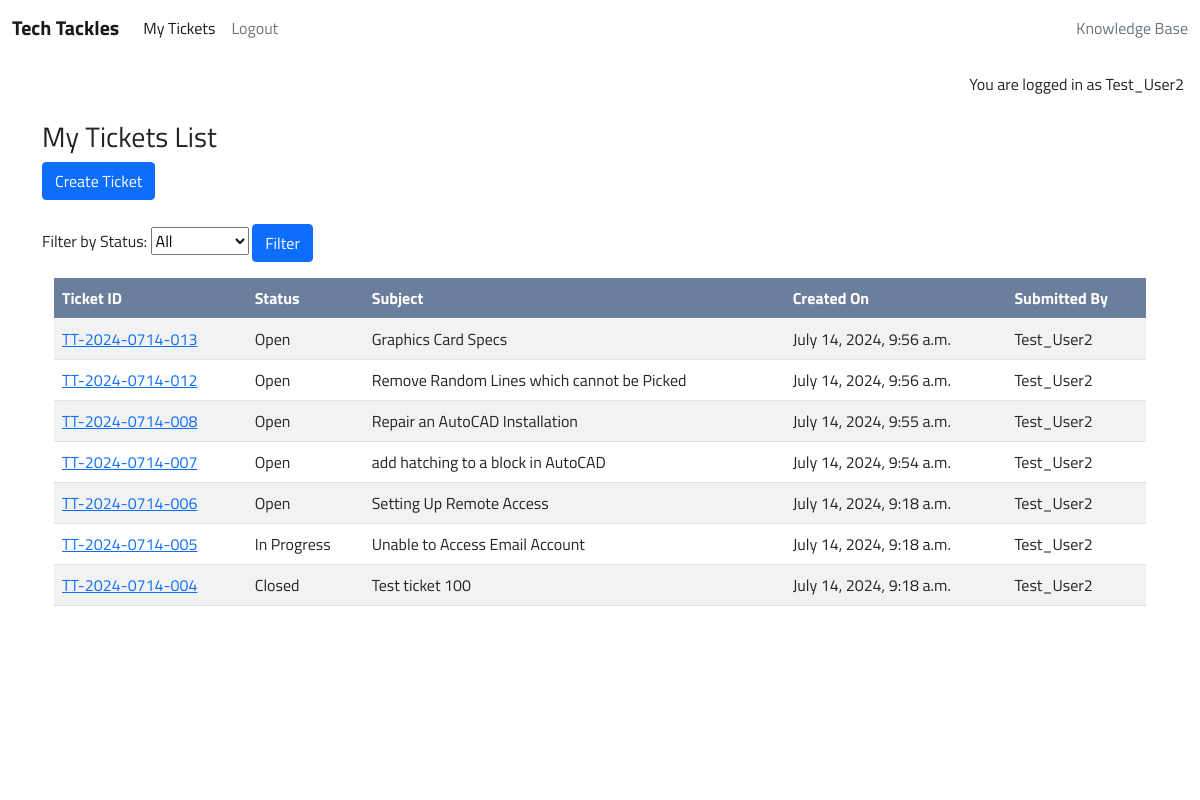
/ (signed in), run on an earlier commit of the app's database.
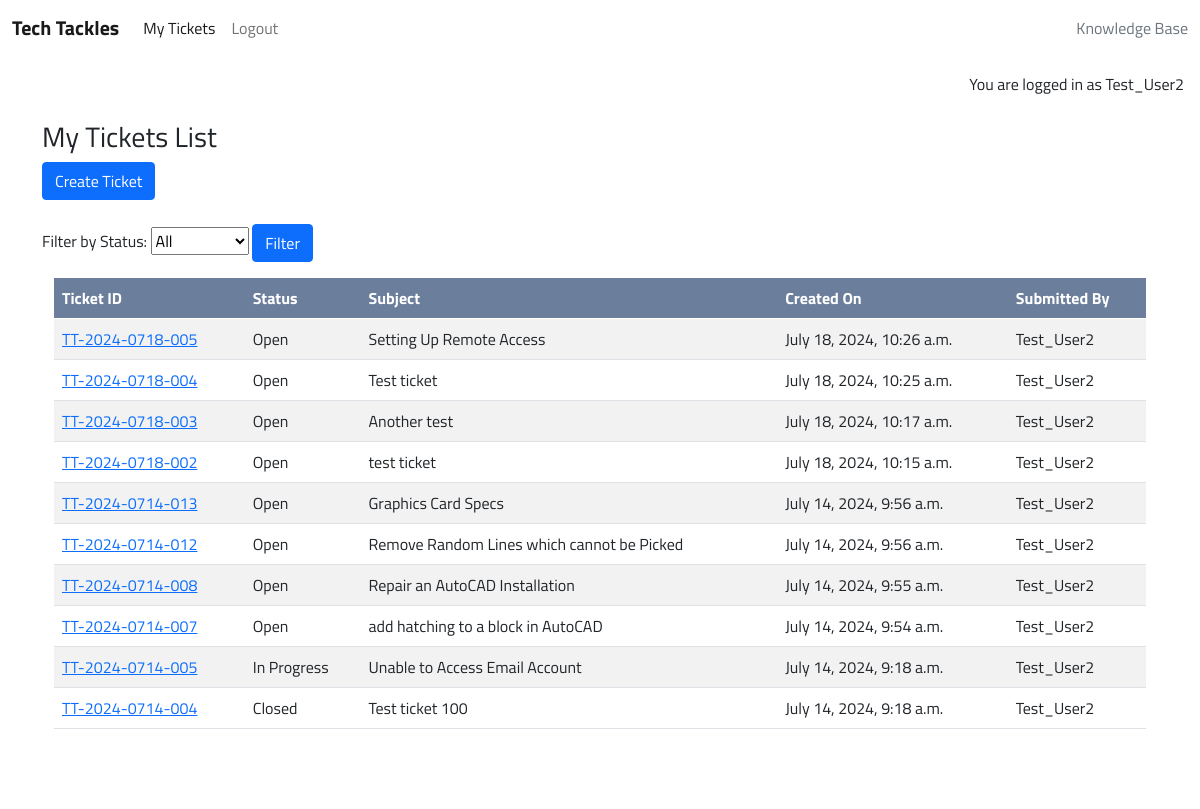
And on a later commit of the database.
### support/models.py (models this page shows, shortened)
class Ticket(models.Model):
    STATUS_OPTIONS = (
        ('Open', 'Open'),
        ('In Progress', 'In Progress'),
        ('Closed', 'Closed'),
    )
    ticket_id = models.CharField(max_length=20, unique=True)
    user = models.ForeignKey(User, on_delete=models.CASCADE)
    subject = models.CharField(max_length=255)
    description = models.TextField()
    status = models.CharField(max_length=20, choices=STATUS_OPTIONS, default='Open')
    created_on = models.DateTimeField(auto_now_add=True)
    updated_on = models.DateTimeField(auto_now=True)

### support/views.py (the view)
# urls.py: path('', views.home_page, name='home'),
@login_required
def home_page(request):
    form = StatusFilterForm(request.GET)
    tickets = Ticket.objects.all().order_by('-created_on')
    if request.user.is_authenticated:
        if request.user.is_staff:
            tickets = tickets.order_by('-created_on')
        else:
            tickets = tickets.filter(user=request.user).order_by('-created_on')
        if form.is_valid():
            status = form.cleaned_data.get('status')
            if status:
                tickets = tickets.filter(status=status)
        return render(request, 'support/ticket_list.html', {
            'object_list': tickets,
            'filter_form': form
        })
    return render(request, 'support/index.html')

### support/forms.py
class StatusFilterForm(forms.Form):
    STATUS_OPTIONS = (
        ('', 'All'),
        ('Open', 'Open'),
        ('In Progress', 'In Progress'),
        ('Closed', 'Closed'),
    )
    status = forms.ChoiceField(choices=STATUS_OPTIONS, required=False, label='Filter by Status')

### support/templates/support/ticket_list.html
{% extends "base.html" %}
{% block content %}
<div class="container mt-4">
    {% if user.is_staff %}<h3>All Tickets List</h3>{% else %}<h3>My Tickets List</h3>{% endif %}
    <div class="mb-4">
        <a href="{% url 'ticket_create' %}" class="btn btn-primary">Create Ticket</a>
    </div>
    <form method="get" action="" class="mt-3 mb-3">
        <div class="form-group">
            {{ filter_form.status.label_tag }}
            {{ filter_form.status }}
            <button type="submit" class="btn btn-primary">Filter</button>
        </div>
    </form>
    <div class="container-fluid">
        <div class="table-responsive table-scroll" data-mdb-perfect-scrollbar="true" style="position: relative; height: auto">
            <table class="table table-striped mb-0">
                <thead>
                    <tr>
                    <th scope="col">Ticket ID</th>
                    <th scope="col">Status</th>
                    <th scope="col">Subject</th>
                    <th scope="col">Created On</th>
                    <th scope="col">Submitted By</th>
                    </tr>
                </thead>
                <tbody>
                    {% for ticket in object_list %}
                    <tr>
                        <td><a href="{% url 'ticket_detail' ticket.pk %}">{{ ticket.ticket_id }} </a></td>
                        <td>{{ ticket.status }}</td>
                        <td>{{ ticket.subject }}</td>
                        <td>{{ ticket.created_on }}</td>
                        <td>{{ ticket.user }}</td>
                    </tr>
                    {% endfor %}
                </tbody>
            </table>
        </div>
    </div>
</div>
{% endblock %}

What changed in the data, as far as the page shows it:
removed Ticket: ticket_id "TT-2024-0714-006", status "Open", subject "Setting Up Remote Access", created_on "July 14, 2024, 9:18 a.m.", user "Test_User2"
added Ticket: ticket_id "TT-2024-0718-005", status "Open", subject "Setting Up Remote Access", created_on "July 18, 2024, 10:26 a.m.", user "Test_User2"
added Ticket: ticket_id "TT-2024-0718-004", status "Open", subject "Test ticket", created_on "July 18, 2024, 10:25 a.m.", user "Test_User2"
added Ticket: ticket_id "TT-2024-0718-003", status "Open", subject "Another test", created_on "July 18, 2024, 10:17 a.m.", user "Test_User2"
added Ticket: ticket_id "TT-2024-0718-002", status "Open", subject "test ticket", created_on "July 18, 2024, 10:15 a.m.", user "Test_User2"
